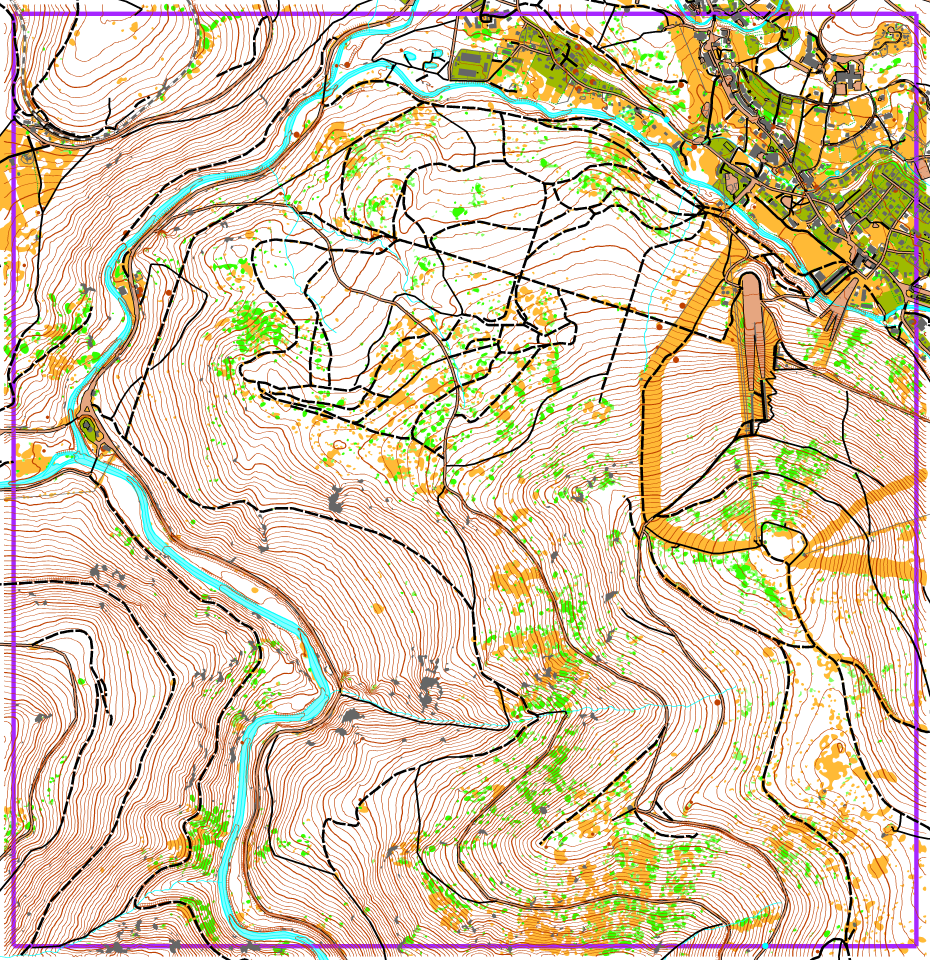
#> input picture harrachov_srovnani/nahledy/Harrachov-mtbo-mixed.png, 4650 x 4800 px, given in place of harrachov_ref.png, which was not available (shown at 1/5 size)
$ python maska.py out.png
#> lines starting #> are read from the running program, lines starting #| are printed output that depends on the picture; after the words box and inside, x2 and y2 are one past the last pixel; in counts of white or black regions, pixels touching at a corner belong together; pictures that were not available may be replaced by others from this repository, and a replacement may not be noted
"""Maska mapového pole reference (pixely 1/8) -> ref/maska_8.png + kontrolní obrázek."""
import sys
import numpy as np
from PIL import Image
from scipy import ndimage as ndi
Image.MAX_IMAGE_PIXELS = None
B = r"C:\Users\PetrJanecek\source\repos\podkladarna\local_test\harrachov_srovnani"
im = Image.open(B + r"\ref\harrachov_ref.png").convert("RGB")
#> im is the input picture: PIL image 4650x4800 RGB; mean R, G, B 216.9, 201.1, 173.6
F = 8
sm = np.asarray(im.resize((im.width // F, im.height // F), Image.BOX)).astype(int)
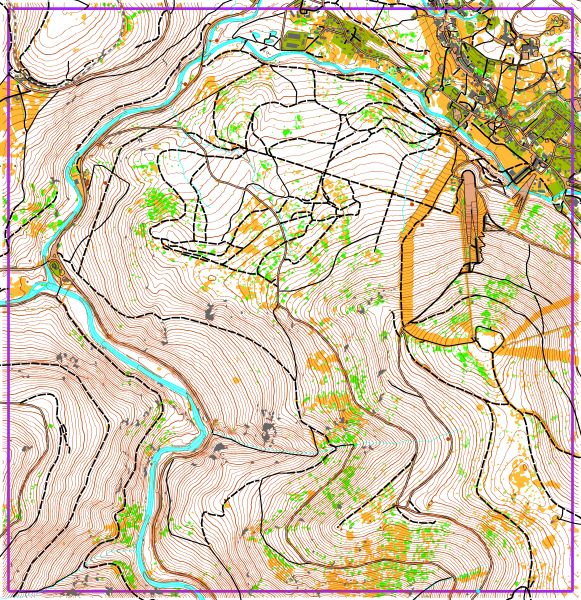
#> sm: shape (600, 581, 3) int64; mean R, G, B 216.9, 201.1, 173.6
H, W, _ = sm.shape
#> H = 600; W = 581
nonwhite = (sm.min(axis=2) < 235)
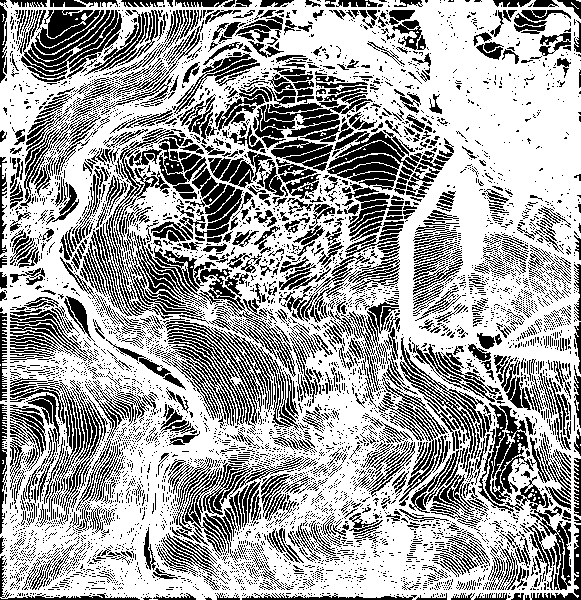
#> nonwhite: shape (600, 581) bool; 64.1% white; black in thin lines or dots
nonwhite[: 160 // F + 5, :] = False          # horní pruh Livelox
nonwhite[int(H * 0.915):, :] = False          # spodní zelený pás
nonwhite[:, : int(W * 0.27)] = False          # levý panel s legendou
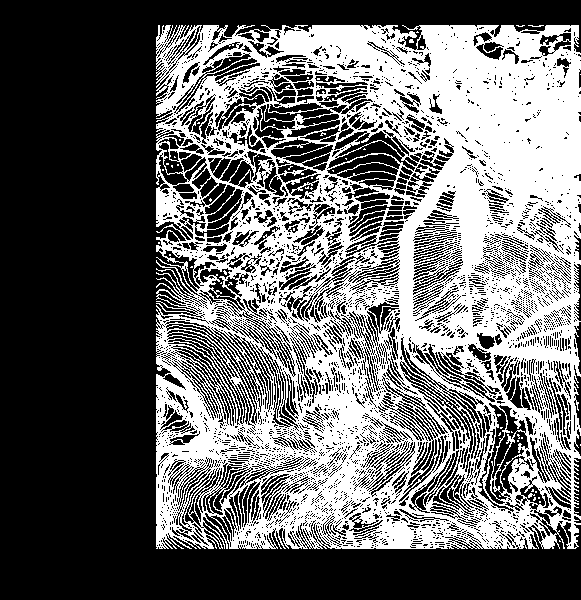
#> nonwhite: shape (600, 581) bool; 40.8% white; 59 white regions (58 under 20 px), largest, box (x1, y1, x2, y2) and area: (156, 25, 581, 549) 141816
m = ndi.binary_closing(nonwhite, structure=np.ones((3, 3)), iterations=4)
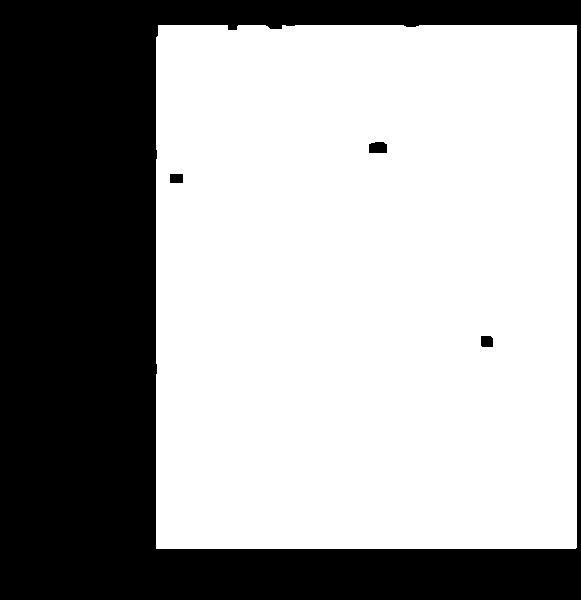
#> m: shape (600, 581) bool; 63.1% white; 4 black regions, box (x1, y1, x2, y2) and area: (0, 0, 581, 600) 128174, (369, 142, 387, 153) 185, (481, 336, 493, 347) 128, (170, 174, 183, 183) 117
m = ndi.binary_fill_holes(m)
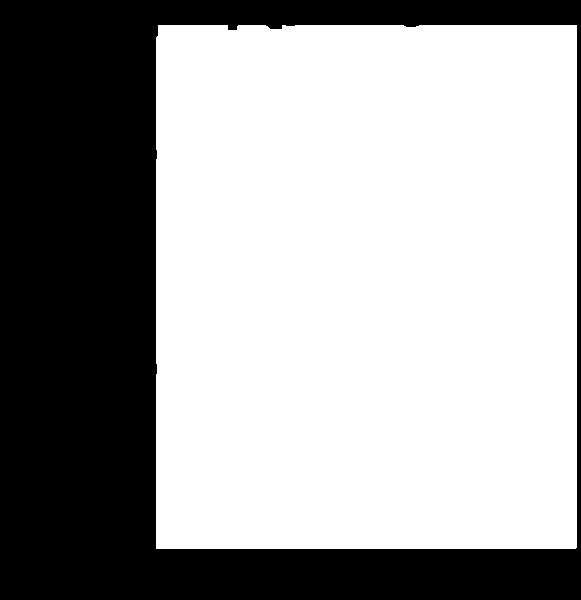
#> m: shape (600, 581) bool; 63.2% white; 1 black region, box (x1, y1, x2, y2) and area: (0, 0, 581, 600) 128174
m = ndi.binary_opening(m, structure=np.ones((3, 3)), iterations=6)
#> m: shape (600, 581) bool; 63.2% white; 1 black region, box (x1, y1, x2, y2) and area: (0, 0, 581, 600) 128178
lab, n = ndi.label(m)
#> n = 1
sizes = ndi.sum(m, lab, range(1, n + 1))
#> sizes = [220422]
big = 1 + int(np.argmax(sizes))
#> big = 1
m = lab == big
m = ndi.binary_fill_holes(m)
Image.fromarray((m * 255).astype(np.uint8)).save(B + r"\ref\maska_8.png")
vis = sm.copy().astype(np.uint8)
edge = m ^ ndi.binary_erosion(m, iterations=2)
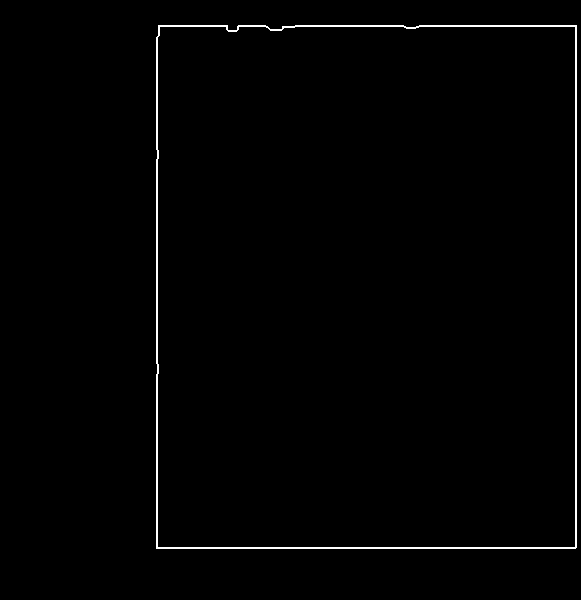
#> edge: shape (600, 581) bool; 1.1% white in thin lines or dots, all inside (x1, y1, x2, y2) = (156, 25, 577, 549)
vis[edge] = (255, 0, 0)
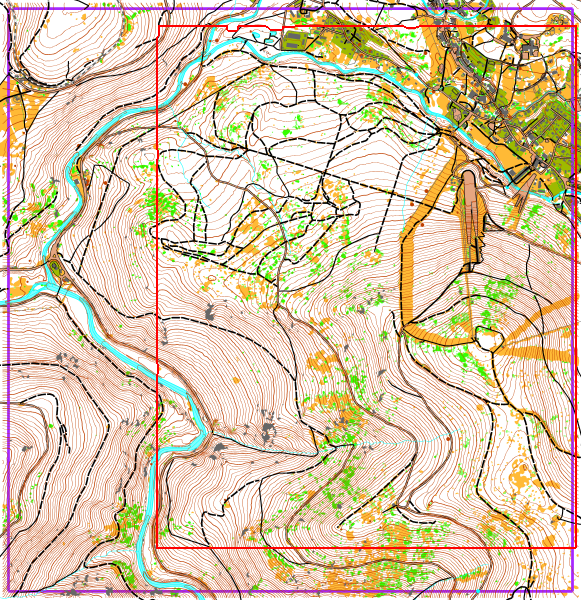
#> vis: shape (600, 581, 3); mean R, G, B 217.4, 199, 171.9
Image.fromarray(vis).save(sys.argv[1])
print(W, H, int(m.sum()), "px1/8 =", round(m.sum() * (F * 0.44406) ** 2 / 1e6, 2), "km2")
#| 581 600 220422 px1/8 = 2.78 km2
